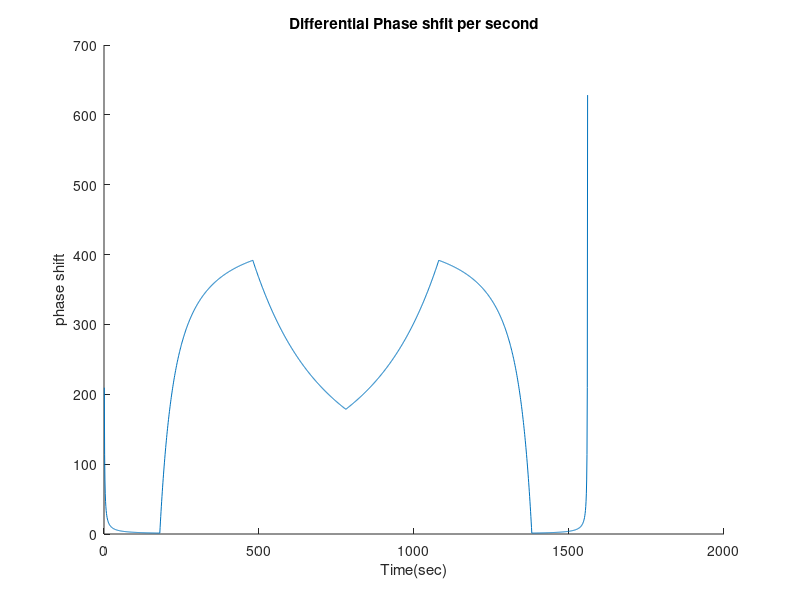
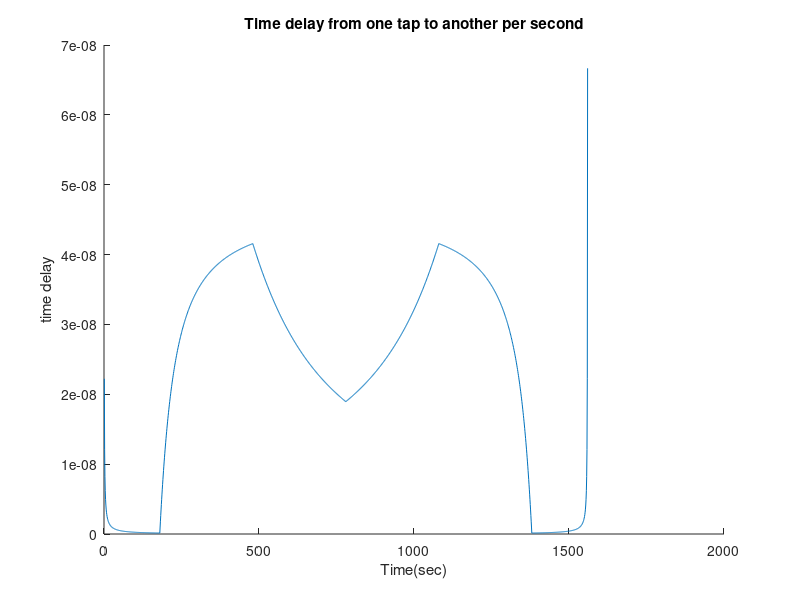

The MATLAB script that drew these images, in order:
%LDAR DEMO
%This code creates a psuedo test flightand creates parameter for our ch sim'l
% A Psuedo flight consists of a taxi, takeoff, a level flight pattern
% In this case the patter is an out-and-back pattern
% The flight is symmetric with 6 phases reflecting the taxi, takeoff, and
% level phases and the same pattern in reverse
% The log distance model and two ray model is used to compute path loss
%Plot the cumulative data rate for iNET (1 bit per symbol) vs Shannon rate
clear all
close all
clc
%Parameters
Phases=6 ; %number phases
Duration=[3 5 5 5 5 3] ; %duraition of phase in min
Path_Loss=[4 2.5 2. 2. 2.5 4]; %patl loss exponent
Speed=[60 200 300 -300 -200 -60]; %speed mph relative to the ground station
Speed=Speed* 1600/3600 ;%Speed in meters per second
Angle=[0 45 0 0 45 0]; %Climb angle
Angle=Angle*2*pi/360;
Boltz=1.38*10^(-23);
Bw=15*10^6;
To=290;
F=10;
Noise= F*Boltz*Bw*To;
Power=5;
Freq=1.5*10^9;
Lambda=3*10^8/Freq;
D=0.0;
t=0.0;
Pow=5;
Gt=1;
Gr=100;
At=Gt*(Lambda^2)/(4*pi);
Ar=Gr*(Lambda^2)/(4*pi);
H=10.0 ; %height in meters above ground
Index=1;
Alpha=0 ; %smooth the data
S=0.0;
C=0;
R=0;
Hr = 10; %height or receive antenna
%Generate the sequence of events in 1 sec intervals.
for i=1:Phases
for j=1:60*Duration(i) %calc parameters for each second in the test
D=D+cos(Angle(i))*Speed(i); % Distance from the GS as function of climb angle
H = H + sin(Angle(i))*Speed(i) ; %compute height
Ht(Index) = H;
Do=10*H; %ref distance is a function of height
Dt=sqrt(D^2 + H^2) ; %vector sum of distance
N = 4-7*(H/D); % generating dynamics path loss exponent
if N <=2
N = 2;
end
NN(Index) = N;
% Signal=Pow*At*Ar*(1/((Lambda^2)*Do^2))*(Do/Dt)^Path_Loss(i); %Received power
Signal=Pow*At*Ar*(1/((Lambda^2)*Do^2))*(Do/Dt)^N;
S=Alpha*S+(1-Alpha)*Signal; %Smooth power
SNR10(Index)= 10*log10(S/Noise);
SNR(Index)=(S/Noise);
Distance(Index)=Dt;
Height(Index)=H;
R=R + 1; % Add 1 bit per sample for QPSK, R=1/2
Rate(Index)=R + 1; % Add 1 bit per sample for QPSK, R=1/2
C=C + log2(SNR(Index)); % Shannon Rate
Shannon(Index)=C ; %Max Data rate
%% Difference in Path Calculation
D2=sqrt((H+Hr)^2 + D^2) ;%Reflection dist
D1=sqrt((H-Hr)^2 +D^2) ; %Direct distance
Dist2(Index) = D2;
Dist1(Index) = D1;
delta1=D2-D1 ; %this is the difference in path lenth
De(Index) = delta1;
FreQ = (De/Lambda)*(2*pi); % Phase Shift
Td = De/(3*10^8); %timedelay
Index=Index+1;
end
end
y = [FreQ; Td];
figure (1);
hold on
plot(FreQ)
title('Differential Phase shfit per second');
xlabel('Time(sec)');
ylabel('phase shift');
hold off

figure (2);
hold on
plot(Td)
title('Time delay from one tap to another per second');
xlabel('Time(sec)');
ylabel('time delay');
hold off

save FreQ.mat